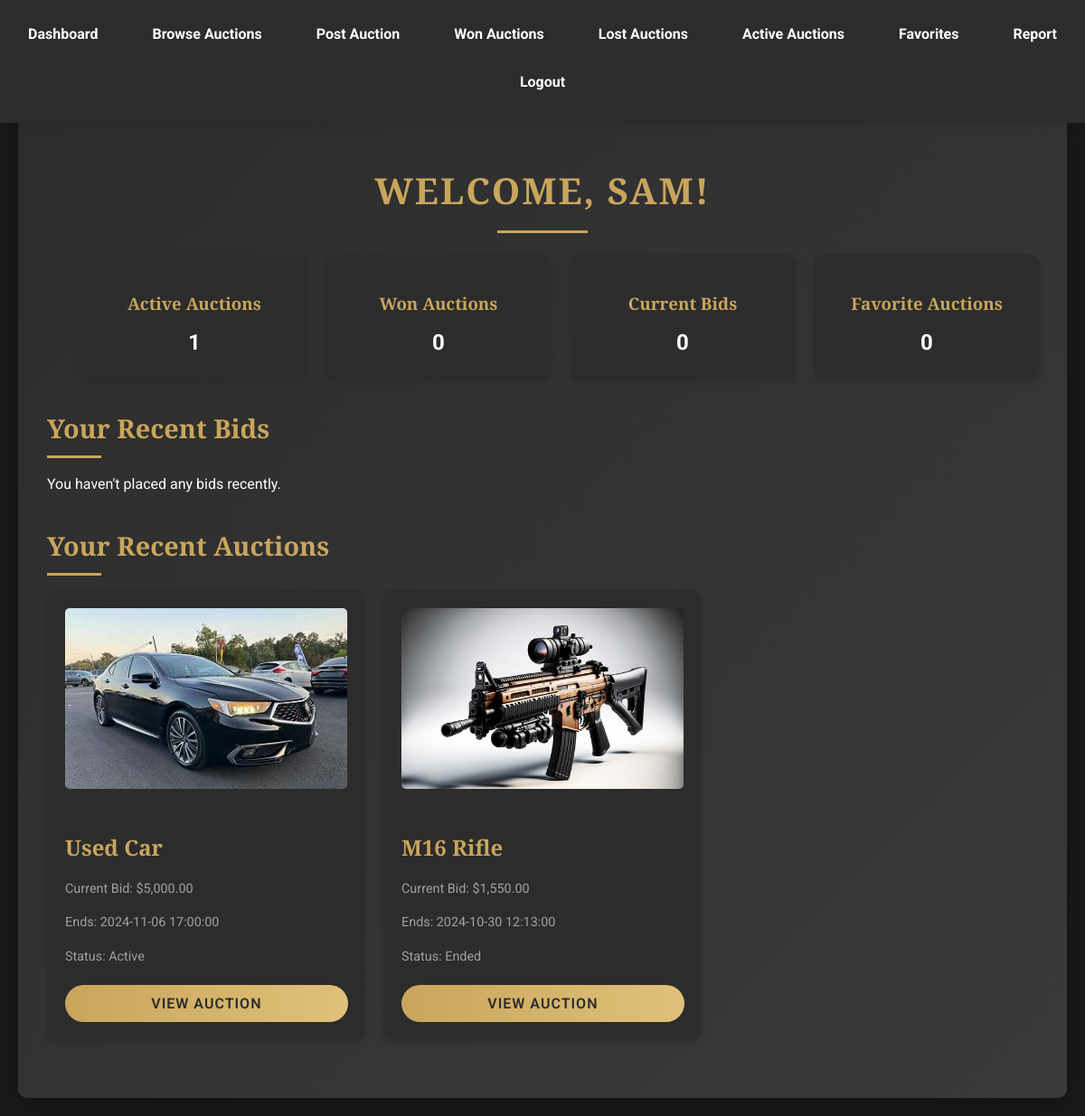
/user/dashboard.php (signed in), run on the app's committed database.
### tables this page shows
CREATE TABLE `users` (
  `id` int(11) NOT NULL,
  `username` varchar(50) NOT NULL,
  `password` varchar(255) NOT NULL,
  `email` varchar(100) NOT NULL,
  `is_admin` tinyint(1) DEFAULT 0,
  `is_banned` tinyint(1) DEFAULT 0,
  `created_at` timestamp NOT NULL DEFAULT current_timestamp(),
  `verified` tinyint(1) DEFAULT 0
);

CREATE TABLE `products` (
  `id` int(11) NOT NULL,
  `seller_id` int(11) DEFAULT NULL,
  `title` varchar(100) NOT NULL,
  `description` text DEFAULT NULL,
  `image_path` varchar(255) DEFAULT NULL,
  `category` varchar(50) DEFAULT NULL,
  `start_price` decimal(10,2) NOT NULL,
  `min_increment` decimal(10,2) NOT NULL,
  `start_time` datetime NOT NULL,
  `end_time` datetime NOT NULL,
  `is_approved` tinyint(1) DEFAULT 0,
  `created_at` timestamp NOT NULL DEFAULT current_timestamp()
);

### includes/functions.php (called while the page is built, shortened)
<?php
function get_user_active_auctions_count($user_id) {
    global $conn;
    $stmt = $conn->prepare("SELECT COUNT(*) FROM products WHERE seller_id = ? AND end_time > NOW()");
    $stmt->bind_param("i", $user_id);
    $stmt->execute();
    return $stmt->get_result()->fetch_row()[0];
}
function get_user_won_auctions_count($user_id) {
    global $conn;
    $stmt = $conn->prepare("
        SELECT COUNT(*) FROM (
            SELECT p.id
            FROM products p
            JOIN (
                SELECT product_id, MAX(amount) as max_bid
                FROM bids
                GROUP BY product_id
            ) max_bids ON p.id = max_bids.product_id
            JOIN bids b ON p.id = b.product_id AND b.amount = max_bids.max_bid
            WHERE p.end_time <= NOW() AND b.bidder_id = ?
            GROUP BY p.id
        ) AS won_auctions
    ");
    $stmt->bind_param("i", $user_id);
    $stmt->execute();
    return $stmt->get_result()->fetch_row()[0];
}
function get_user_current_bids_count($user_id) {
    global $conn;
    $stmt = $conn->prepare("SELECT COUNT(DISTINCT product_id) FROM bids WHERE bidder_id = ? AND product_id IN (SELECT id FROM products WHERE end_time > NOW())");
    $stmt->bind_param("i", $user_id);
    $stmt->execute();
    return $stmt->get_result()->fetch_row()[0];
}
function get_user_favorite_auctions_count($user_id) {
    global $conn;
    $stmt = $conn->prepare("SELECT COUNT(*) FROM favorites WHERE user_id = ?");
    $stmt->bind_param("i", $user_id);
    $stmt->execute();
    return $stmt->get_result()->fetch_row()[0];
}
function get_user_recent_auctions($user_id, $limit = 5) {
    global $conn;
    $stmt = $conn->prepare("
        SELECT p.id, p.title, p.end_time, p.image_path, p.start_price,
        (SELECT MAX(amount) FROM bids WHERE product_id = p.id) as current_bid,
        CASE
            WHEN p.end_time > NOW() THEN 'Active'
            WHEN p.end_time <= NOW() AND EXISTS (
                SELECT 1 FROM bids b
                WHERE b.product_id = p.id
                GROUP BY b.product_id
                HAVING MAX(b.amount) = (SELECT MAX(amount) FROM bids WHERE product_id = p.id)
                   AND MAX(b.bidder_id) = ?
            ) THEN 'Won'
            WHEN p.end_time <= NOW() THEN 'Ended'
        END as status
        FROM products p
        WHERE p.seller_id = ?
        ORDER BY p.created_at DESC
        LIMIT ?
    ");
    $stmt->bind_param("iii", $user_id, $user_id, $limit);
    $stmt->execute();
    return $stmt->get_result()->fetch_all(MYSQLI_ASSOC);
}

### user/dashboard.php (the view, shortened to what this page needs)
<?php
require_once '../includes/config.php';
require_once '../includes/functions.php';
$user_id = $_SESSION['user_id'];
function get_user_info($user_id) {
    global $conn;
    $stmt = $conn->prepare("SELECT username, email FROM users WHERE id = ?");
    $stmt->bind_param("i", $user_id);
    $stmt->execute();
    return $stmt->get_result()->fetch_assoc();
}
$user_info = get_user_info($user_id);
$username = $user_info['username'];
$active_auctions_count = get_user_active_auctions_count($user_id);
$won_auctions_count = get_user_won_auctions_count($user_id);
$current_bids_count = get_user_current_bids_count($user_id);
$favorite_auctions_count = get_user_favorite_auctions_count($user_id);
$recent_bids = get_user_recent_bids($user_id, 6);
$user_auctions = get_user_recent_auctions($user_id, 6);
?>
<!DOCTYPE html>
<html lang="en">
<head>
</head>
<body>
    <?php include '../includes/nav.php'; ?>
    <div class="main-content">
        <h1>Welcome, <?php echo htmlspecialchars($username); ?>!</h1>
        <div class="stats-container">
            <div class="stat-box">
                <h3>Active Auctions</h3>
                <p><?php echo $active_auctions_count; ?></p>
            </div>
            <div class="stat-box">
                <h3>Won Auctions</h3>
                <p><?php echo $won_auctions_count; ?></p>
            </div>
            <div class="stat-box">
                <h3>Current Bids</h3>
                <p><?php echo $current_bids_count; ?></p>
            </div>
            <div class="stat-box">
                <h3>Favorite Auctions</h3>
                <p><?php echo $favorite_auctions_count; ?></p>
            </div>
        </div>
        <section>
            <h2>Your Recent Bids</h2>
            <?php if (empty($recent_bids)): ?>
                <p>You haven't placed any bids recently.</p>
            <?php endif; ?>
        </section>
        <section>
            <h2>Your Recent Auctions</h2>
            <?php if (empty($user_auctions)): ?>
                <p>You haven't created any auctions recently.</p>
            <?php else: ?>
                <div class="auction-grid">
                    <?php foreach ($user_auctions as $auction): ?>
                        <div class="auction-card">
                            <img src="<?php echo htmlspecialchars($auction['image_path']); ?>" alt="<?php echo htmlspecialchars($auction['title']); ?>">
                            <h3><?php echo htmlspecialchars($auction['title']); ?></h3>
                            <p class="price">Current Bid: $<?php echo number_format($auction['current_bid'] ?? $auction['start_price'], 2); ?></p>
                            <p class="end-time">Ends: <?php echo date('Y-m-d H:i:s', strtotime($auction['end_time'])); ?></p>
                            <p class="status">Status: <?php echo $auction['status']; ?></p>
                            <a href="../public/auction.php?id=<?php echo $auction['id']; ?>" class="btn btn-primary">View Auction</a>
                        </div>
                    <?php endforeach; ?>
                </div>
            <?php endif; ?>
        </section>
    </div>
</body>
</html>

### user/dashboard.php (style rules this page uses)
:root { --color-background: #1a1a1a; --color-primary: #2c2c2c; --color-secondary: #3a3a3a; --color-accent: #c9a55c; --color-text: #ffffff; --color-text-muted: #a0a0a0; --color-success: #4caf50; --color-danger: #f44336; --transition-speed: 0.3s; }
body { font-family: 'Roboto', sans-serif; background-color: var(--color-background); color: var(--color-text); margin: 0; padding: 0; line-height: 1.6; }
.main-content { padding: 2rem; background: linear-gradient(135deg, var(--color-primary) 0%, var(--color-secondary) 100%); border-radius: 10px; margin: 20px; box-shadow: 0 10px 30px rgba(0, 0, 0, 0.3); }
h1 { font-family: 'Playfair Display', serif; color: var(--color-accent); font-size: 2.5rem; margin-bottom: 1.5rem; text-align: center; text-transform: uppercase; letter-spacing: 2px; position: relative; padding-bottom: 15px; }
h1::after { content: ''; position: absolute; bottom: 0; left: 50%; transform: translateX(-50%); width: 100px; height: 3px; background-color: var(--color-accent); }
.stats-container { display: grid; grid-template-columns: repeat(auto-fit, minmax(200px, 250px)); gap: 20px; margin-bottom: 2rem; justify-content: center; width: 100%; padding: 0 20px; }
.stat-box { background-color: var(--color-primary); border-radius: 10px; padding: 20px; text-align: center; transition: all var(--transition-speed) ease; box-shadow: 0 4px 6px rgba(0, 0, 0, 0.1); }
.stat-box h3 { font-family: 'Playfair Display', serif; color: var(--color-accent); margin-bottom: 10px; }
.stat-box p { font-size: 1.5rem; font-weight: bold; margin: 0; }
section { margin-bottom: 2rem; }
section h2 { font-family: 'Playfair Display', serif; color: var(--color-accent); font-size: 1.8rem; margin-bottom: 1rem; position: relative; padding-bottom: 10px; }
section h2::after { content: ''; position: absolute; bottom: 0; left: 0; width: 60px; height: 3px; background-color: var(--color-accent); }
.auction-grid { display: grid; grid-template-columns: repeat(auto-fill, minmax(300px, 1fr)); gap: 20px; }
.auction-card { background-color: var(--color-primary); border-radius: 10px; overflow: hidden; box-shadow: 0 4px 6px rgba(0, 0, 0, 0.1); transition: all var(--transition-speed) ease; padding: 20px; }
.auction-card img { width: 100%; height: 200px; object-fit: cover; border-radius: 5px; margin-bottom: 15px; }
.auction-card h3 { font-family: 'Playfair Display', serif; font-size: 1.5rem; color: var(--color-accent); margin-bottom: 10px; }
.auction-card p { font-size: 0.9rem; color: var(--color-text-muted); margin-bottom: 10px; }
.btn-primary { display: inline-block; background: linear-gradient(to right, var(--color-accent), #e0c179); color: var(--color-primary); text-decoration: none; padding: 8px 16px; border-radius: 25px; font-weight: 600; text-transform: uppercase; letter-spacing: 1px; transition: all var(--transition-speed) ease; border: none; cursor: pointer; text-align: center; width: 90%; margin-top: 10px; }

### includes/nav.php (style rules this page uses)
:root { --color-background: #1a1a1a; --color-primary: #2c2c2c; --color-secondary: #3a3a3a; --color-accent: #c9a55c; --color-text: #ffffff; --color-text-muted: #a0a0a0; --transition-speed: 0.3s; }
body { font-family: 'Roboto', sans-serif; background-color: var(--color-background); color: var(--color-text); margin: 0; padding: 0; }

### data on the page
users: username "SAM"
products: image_path (picture), title "Used Car", current_bid "5,000.00", end_time "2024-11-06 17:00:00", status "Active"
products: image_path (picture), title "M16 Rifle", current_bid "1,550.00", end_time "2024-10-30 12:13:00", status "Ended"

### other printed values
$active_auctions_count "1"
$won_auctions_count "0"
$current_bids_count "0"
$favorite_auctions_count "0"
